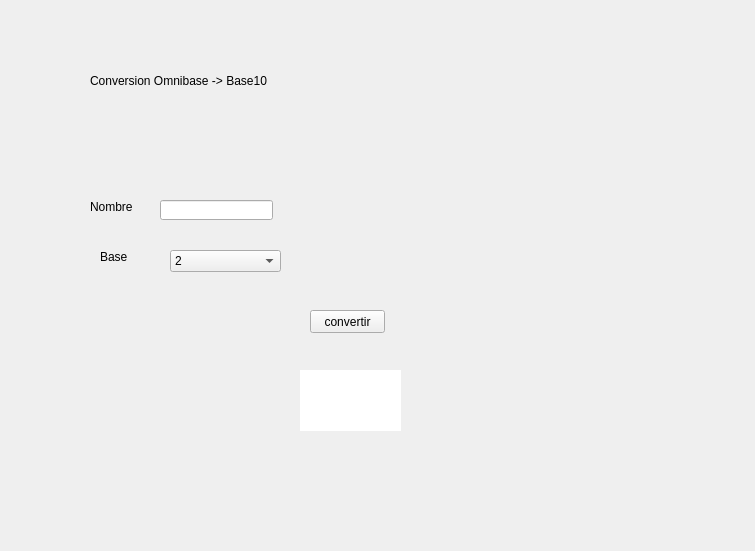
<?xml version="1.0" encoding="UTF-8"?>
<ui version="4.0">
 <class>Form</class>
 <widget class="QWidget" name="Form">
  <property name="geometry">
   <rect>
    <x>0</x>
    <y>0</y>
    <width>755</width>
    <height>551</height>
   </rect>
  </property>
  <property name="windowTitle">
   <string>Form</string>
  </property>
  <widget class="QLabel" name="label">
   <property name="geometry">
    <rect>
     <x>90</x>
     <y>10</y>
     <width>551</width>
     <height>141</height>
    </rect>
   </property>
   <property name="styleSheet">
    <string notr="true">font: 28pt &quot;MS Shell Dlg 2&quot;;</string>
   </property>
   <property name="text">
    <string>Conversion Omnibase -&gt; Base10</string>
   </property>
  </widget>
  <widget class="QLabel" name="label_2">
   <property name="geometry">
    <rect>
     <x>90</x>
     <y>200</y>
     <width>47</width>
     <height>13</height>
    </rect>
   </property>
   <property name="text">
    <string>Nombre</string>
   </property>
  </widget>
  <widget class="QLabel" name="label_3">
   <property name="geometry">
    <rect>
     <x>100</x>
     <y>250</y>
     <width>47</width>
     <height>13</height>
    </rect>
   </property>
   <property name="text">
    <string>Base</string>
   </property>
  </widget>
  <widget class="QLineEdit" name="Num">
   <property name="geometry">
    <rect>
     <x>160</x>
     <y>200</y>
     <width>113</width>
     <height>20</height>
    </rect>
   </property>
  </widget>
  <widget class="QLabel" name="Res">
   <property name="geometry">
    <rect>
     <x>300</x>
     <y>370</y>
     <width>101</width>
     <height>61</height>
    </rect>
   </property>
   <property name="styleSheet">
    <string notr="true">background-color: rgb(255, 255, 255);</string>
   </property>
   <property name="text">
    <string/>
   </property>
  </widget>
  <widget class="QComboBox" name="CB">
   <property name="geometry">
    <rect>
     <x>170</x>
     <y>250</y>
     <width>111</width>
     <height>22</height>
    </rect>
   </property>
   <item>
    <property name="text">
     <string>2</string>
    </property>
   </item>
   <item>
    <property name="text">
     <string>8</string>
    </property>
   </item>
   <item>
    <property name="text">
     <string>16</string>
    </property>
   </item>
  </widget>
  <widget class="QPushButton" name="But">
   <property name="geometry">
    <rect>
     <x>310</x>
     <y>310</y>
     <width>75</width>
     <height>23</height>
    </rect>
   </property>
   <property name="text">
    <string>convertir</string>
   </property>
  </widget>
 </widget>
 <resources/>
 <connections/>
</ui>
